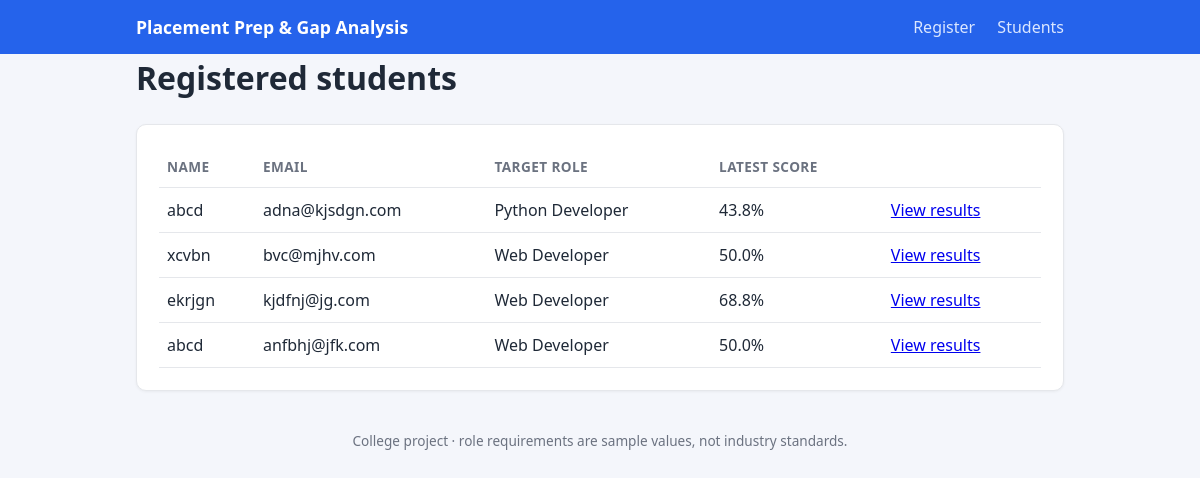
/students, run on the app's committed database.
### tables this page shows
CREATE TABLE students (
    id          INTEGER PRIMARY KEY AUTOINCREMENT,
    name        TEXT NOT NULL,
    email       TEXT NOT NULL UNIQUE,
    target_role TEXT NOT NULL,
    created_at  TEXT NOT NULL DEFAULT CURRENT_TIMESTAMP
);

CREATE TABLE results (
    id              INTEGER PRIMARY KEY AUTOINCREMENT,
    student_id      INTEGER NOT NULL,
    target_role     TEXT NOT NULL,
    readiness_score REAL NOT NULL,
    created_at      TEXT NOT NULL DEFAULT CURRENT_TIMESTAMP,
    FOREIGN KEY (student_id) REFERENCES students (id) ON DELETE CASCADE
);

### app.py (the view)
    @app.route("/students")
    def students():
        rows = []
        for student in list_students(db_path=db()):
            history = get_results(student["id"], db_path=db())
            rows.append({"student": student, "latest": history[0] if history else None})
        return render_template("students.html", rows=rows)

### database/db.py (called while the page is built)
def get_connection(db_path=None):
    connection = sqlite3.connect(db_path or DEFAULT_DB_PATH)
    connection.row_factory = sqlite3.Row
    connection.execute("PRAGMA foreign_keys = ON")  # SQLite needs this on every connection
    return connection

### database/queries.py (called while the page is built)
def list_students(db_path=None):
    with closing(get_connection(db_path)) as connection:
        rows = connection.execute("SELECT * FROM students ORDER BY id").fetchall()
        return [dict(row) for row in rows]

def get_results(student_id, db_path=None):
    with closing(get_connection(db_path)) as connection:
        rows = connection.execute(
            "SELECT * FROM results WHERE student_id = ? ORDER BY id DESC", (student_id,)
        ).fetchall()
        return [dict(row) for row in rows]

### templates/students.html (shortened to what this page needs)
{% extends "base.html" %}
{% block content %}
<h1>Registered students</h1>
<section class="card">
    {% if rows %}
    <div class="table-wrap">
    <table>
        <thead><tr><th>Name</th><th>Email</th><th>Target role</th><th>Latest score</th><th></th></tr></thead>
        <tbody>
        {% for row in rows %}
            <tr>
                <td>{{ row.student.name }}</td>
                <td>{{ row.student.email }}</td>
                <td>{{ row.student.target_role }}</td>
                <td>{% if row.latest %}{{ "%.1f"|format(row.latest.readiness_score) }}%{% else %}-{% endif %}</td>
                <td>
                    {% if row.latest %}
                        <a href="{{ url_for('results', student_id=row.student.id) }}">View results</a>
                    {% else %}
                        <a href="{{ url_for('assessment', student_id=row.student.id) }}">Start assessment</a>
                    {% endif %}
                </td>
            </tr>
        {% endfor %}
        </tbody>
    </table>
    </div>
    {% else %}
        <p>No students have registered yet. <a href="{{ url_for('index') }}">Register the first one.</a></p>
    {% endif %}
</section>
{% endblock %}

### static/style.css (style rules this page uses)
:root { --bg: #f4f6fb; --card: #ffffff; --text: #1f2937; --muted: #6b7280; --primary: #2563eb; --primary-dark: #1d4ed8; --border: #e5e7eb; --green: #16a34a; --lime: #65a30d; --amber: #d97706; --red: #dc2626; }
* { box-sizing: border-box; }
body { margin: 0; font-family: "Segoe UI", Arial, sans-serif; background: var(--bg); color: var(--text); line-height: 1.5; }
h1 { margin-top: 0; }
.card { background: var(--card); border: 1px solid var(--border); border-radius: 10px; padding: 22px; margin-bottom: 20px; box-shadow: 0 1px 3px rgba(0, 0, 0, 0.05); }
.table-wrap { overflow-x: auto; }
table { width: 100%; border-collapse: collapse; }
th, td { text-align: left; padding: 10px 8px; border-bottom: 1px solid var(--border); vertical-align: middle; }
th { color: var(--muted); font-size: 0.85rem; text-transform: uppercase; letter-spacing: 0.03em; }

### data on the page
students: student.name "abcd", student.email "adna@kjsdgn.com", student.target_role "Python Developer"
results: latest.readiness_score "43.8"
students: student.name "xcvbn", student.email "bvc@mjhv.com", student.target_role "Web Developer"
results: latest.readiness_score "50.0"
students: student.name "ekrjgn", student.email "kjdfnj@jg.com", student.target_role "Web Developer"
results: latest.readiness_score "68.8"
students: student.name "abcd", student.email "anfbhj@jfk.com", student.target_role "Web Developer"
results: latest.readiness_score "50.0"
